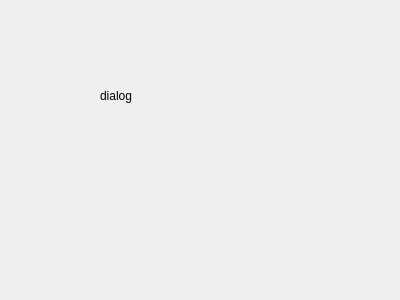
<?xml version="1.0" encoding="UTF-8"?>
<ui version="4.0">
 <class>CAN_TCPdlg</class>
 <widget class="QDialog" name="CAN_TCPdlg">
  <property name="geometry">
   <rect>
    <x>0</x>
    <y>0</y>
    <width>400</width>
    <height>300</height>
   </rect>
  </property>
  <property name="windowTitle">
   <string>Dialog</string>
  </property>
  <widget class="QLabel" name="label">
   <property name="geometry">
    <rect>
     <x>100</x>
     <y>60</y>
     <width>151</width>
     <height>71</height>
    </rect>
   </property>
   <property name="text">
    <string>dialog</string>
   </property>
  </widget>
 </widget>
 <resources/>
 <connections/>
</ui>
